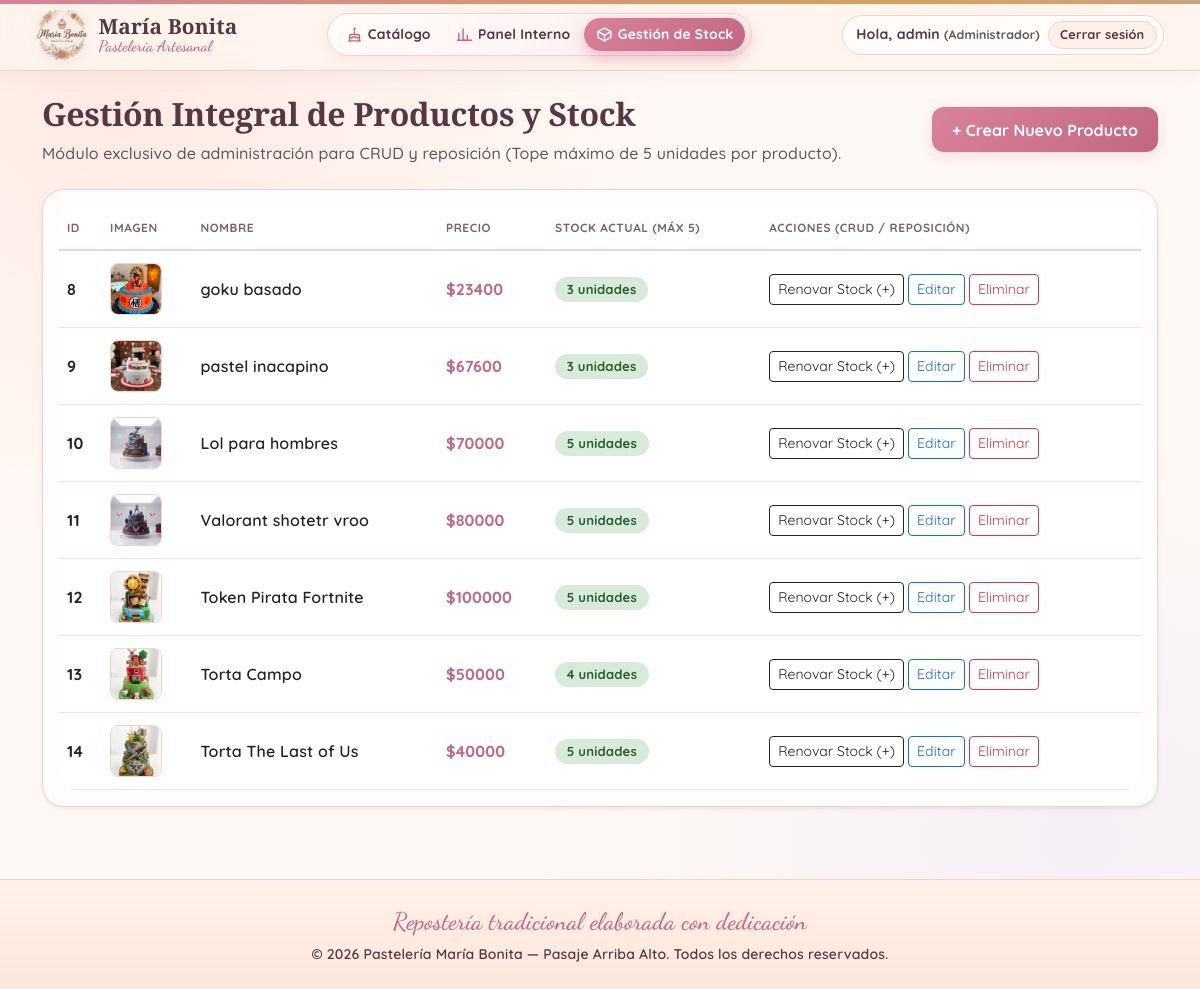
The app's page /gestion-productos/ (signed in) with its own data.
### pasteleria/models.py (models this page shows, shortened)
class Producto(models.Model):
    nombre = models.CharField(max_length=100)
    descripcion = models.TextField(blank=True, null=True)
    precio_final = models.DecimalField(max_digits=10, decimal_places=2)
    stock = models.IntegerField(default=0)
    disponible = models.BooleanField(default=True)
    img = models.ImageField(upload_to='productos/', null=True, blank=True)

### pasteleria/views.py (the view, shortened to what this page needs)
# urls.py: path('gestion-productos/', views.gestion_productos, name='gestion_productos'),
@staff_member_required
def gestion_productos(request):
    if _obtener_rol_staff(request.user) != 'Administrador':
        messages.warning(request, "La Gestión de Stock es exclusiva del Administrador.")
        return redirect('panel_pastelero')
    productos = Producto.objects.all()
    return render(request, "pasteleria/gestion_productos.html", {"productos": productos})

### pasteleria/views.py (called while the page is built)
def _obtener_rol_staff(user):
    if not user or not user.is_authenticated or not user.is_staff:
        return None
    if user.is_superuser:
        return 'Administrador'
    personal = Personal.objects.filter(usuario=user).first()
    return personal.rol if personal else 'Pastelero'

### pasteleria/templates/pasteleria/gestion_productos.html (shortened to what this page needs)
{% extends "pasteleria/base.html" %}
{% block content %}
<div class="row mb-4">
    <div class="col-12 d-flex justify-content-between align-items-center">
        <div>
            <h2 style="color: var(--texto-titulos);">Gestión Integral de Productos y Stock</h2>
            <p class="text-muted mb-0">Módulo exclusivo de administración para CRUD y reposición (Tope máximo de 5 unidades por producto).</p>
        </div>
        <button class="btn btn-custom" data-bs-toggle="modal" data-bs-target="#modalProducto">+ Crear Nuevo Producto</button>
    </div>
</div>
<div class="card card-custom shadow-sm p-3">
    <div class="table-responsive">
        <table class="table table-hover table-custom align-middle mb-0" style="color: var(--texto-titulos);">
            <thead>
                <tr>
                    <th>ID</th><th>Imagen</th><th>Nombre</th><th>Precio</th>
                    <th>Stock Actual (Máx 5)</th><th>Acciones (CRUD / Reposición)</th>
                </tr>
            </thead>
            <tbody data-paginar="10" data-paginar-etiqueta="productos">
                {% for producto in productos %}
                <tr>
                    <td class="fw-bold">{{ producto.id }}</td>
                    <td>
                        {% if producto.img %}
                            <img src="{{ producto.img.url }}" alt="{{ producto.nombre }}" class="rounded-3" style="width: 52px; height: 52px; object-fit: cover; border: 1px solid var(--borde-suave);">
                        {% else %}
                            <span class="text-muted small">Sin imagen</span>
                        {% endif %}
                    </td>
                    <td class="fw-semibold">{{ producto.nombre }}</td>
                    <td class="fw-bold" style="color: var(--acento-hover);">${{ producto.precio_final|floatformat:0 }}</td>
                    <td>
                        {% if producto.stock > 0 %}
                            <span class="badge badge-stock">{{ producto.stock }} unidades</span>
                        {% else %}
                            <span class="badge bg-danger text-white rounded-pill px-3 py-2">0 unidades</span>
                        {% endif %}
                    </td>
                    <td>
                        <div class="d-flex flex-wrap align-items-center gap-1">
                            <form action="{% url 'renovar_stock' producto.id %}" method="POST" class="m-0">
                                <button type="submit" class="btn btn-sm btn-outline-dark">Renovar Stock (+)</button>
                            </form>
                            <a href="{% url 'editar_producto' producto.id %}" class="btn btn-sm btn-outline-primary">Editar</a>
                            <form action="{% url 'eliminar_producto' producto.id %}" method="POST" class="m-0">
                                <button type="submit" class="btn btn-sm btn-outline-danger">Eliminar</button>
                            </form>
                        </div>
                    </td>
                </tr>
                {% empty %}
                <tr>
                    <td colspan="6" class="text-center py-4">No hay productos registrados en la base de datos.</td>
                </tr>
                {% endfor %}
            </tbody>
        </table>
    </div>
</div>
{% endblock %}

### pasteleria/templates/pasteleria/base.html (shortened to what this page needs)
{% load static %}
<!DOCTYPE html>
<html lang="es">
<head>
    <link href="https://cdn.jsdelivr.net/npm/bootstrap@5.3.0/dist/css/bootstrap.min.css" rel="stylesheet">
    <link rel="stylesheet" href="{% static 'pasteleria/css/estilo.css' %}?v=16">
</head>
<body>
    <nav class="navbar navbar-expand-lg navbar-pasteleria sticky-top px-3 px-lg-4" id="menu-principal">
        <div class="container-fluid">
            <a class="brand-logo text-decoration-none" href="{% url 'catalogo' %}">
                <img src="{% static 'pasteleria/img/logo.png' %}" alt="Pastelería María Bonita" class="brand-logo-img">
                <span class="brand-text-wrap">
                    <span class="brand-title">María Bonita</span>
                    <span class="brand-subtitle">Pastelería Artesanal</span>
                </span>
            </a>
            <div class="collapse navbar-collapse" id="navbarNav">
                <ul class="navbar-nav mx-auto align-items-lg-center nav-menu-center">
                    <li class="nav-item">
                        <a class="nav-link {% if request.resolver_match.url_name == 'catalogo' or request.resolver_match.url_name == 'detalle_producto' %}active-nav{% endif %}" href="{% url 'catalogo' %}">
                            Catálogo
                        </a>
                    </li>
                    {% if user.is_staff %}
                        <li class="nav-item">
                            <a class="nav-link {% if request.resolver_match.url_name == 'panel_pastelero' %}active-nav{% endif %}" href="{% url 'panel_pastelero' %}">
                                <svg class="nav-icono" aria-hidden="true" viewBox="0 0 24 24" width="17" height="17" fill="none" stroke="currentColor" stroke-width="2" stroke-linecap="round" stroke-linejoin="round"><path d="M4 20V10M10 20V4M16 20v-7M22 20H2"/></svg> Panel Interno
                            </a>
                        </li>
                        {% if staff_rol == 'Administrador' or user.is_superuser %}
                        <li class="nav-item">
                            <a class="nav-link {% if request.resolver_match.url_name == 'gestion_productos' %}active-nav{% endif %}" href="{% url 'gestion_productos' %}">
                                <svg class="nav-icono" aria-hidden="true" viewBox="0 0 24 24" width="17" height="17" fill="none" stroke="currentColor" stroke-width="2" stroke-linecap="round" stroke-linejoin="round"><path d="M21 8l-9-5-9 5 9 5 9-5z"/><path d="M3 8v8l9 5 9-5V8"/><path d="M12 13v8"/></svg> Gestión de Stock
                            </a>
                        </li>
                        {% endif %}
                    {% endif %}
                </ul>
                <div class="d-flex flex-wrap align-items-center gap-2 mt-2 mt-lg-0">
                    {% if user.is_authenticated %}
                        <div class="user-pill">
                            {% if not user.is_staff %}
                                <a href="{% url 'perfil_cliente' %}" class="text-decoration-none fw-bold" style="color: var(--texto-titulos);" title="Ver y editar mis datos">
                                    Hola, {{ user.first_name|default:user.username }}
                                </a>
                            {% else %}
                                <span>Hola, {{ user.first_name|default:user.username }} {% if staff_rol %}<small class="text-muted">({{ staff_rol }})</small>{% endif %}</span>
                            {% endif %}
                            <a class="btn-logout-pill text-decoration-none" href="{% url 'logout' %}">Cerrar sesión</a>
                        </div>
                    {% else %}
                        <a class="btn btn-outline-pastel btn-sm px-3 py-2 rounded-pill text-decoration-none" href="{% url 'registro' %}">Crear Cuenta</a>
                        <a class="btn btn-custom btn-sm px-3 py-2 rounded-pill text-decoration-none" href="{% url 'login' %}">Iniciar Sesión</a>
                    {% endif %}
                </div>
            </div>
        </div>
    </nav>
    <main class="container my-4">
        {% block content %}{% endblock %}
    </main>
    <footer class="text-center py-4 mt-5">
        <div class="container">
            <p class="font-script fs-4 mb-1" style="color: var(--acento-hover);">Repostería tradicional elaborada con dedicación</p>
            <p class="mb-0 small fw-semibold">© 2026 Pastelería María Bonita — Pasaje Arriba Alto. Todos los derechos reservados.</p>
        </div>
    </footer>
    <div class="toast-container position-fixed bottom-0 end-0 p-3" id="toast-container" style="z-index: 1090;"></div>
</body>
</html>

### records on screen
Producto: id "8", img (picture), nombre "goku basado", precio_final "23400", stock "3"
Producto: id "9", img (picture), nombre "pastel inacapino", precio_final "67600", stock "3"
Producto: id "10", img (picture), nombre "Lol para hombres", precio_final "70000", stock "5"
Producto: id "11", img (picture), nombre "Valorant shotetr vroo", precio_final "80000", stock "5"
Producto: id "12", img (picture), nombre "Token Pirata Fortnite", precio_final "100000", stock "5"
Producto: id "13", img (picture), nombre "Torta Campo", precio_final "50000", stock "4"
Producto: id "14", img (picture), nombre "Torta The Last of Us", precio_final "40000", stock "5"

### other values on screen
{{ user.first_name|default:user.username }} "admin"
{{ staff_rol }} "Administrador"
